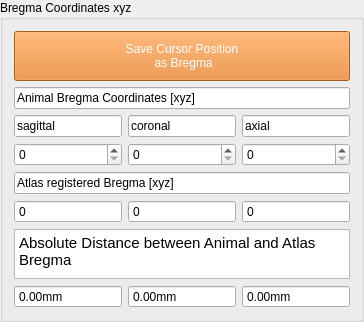
                               <widget class="QGroupBox" name="groupBox_12">
                                <property name="toolTip">
                                 <string>Bregma position marked on this animal's own scan, alongside where it lands in the atlas after registration.</string>
                                </property>
                                <property name="title">
                                 <string>Bregma Coordinates xyz </string>
                                </property>
                                <layout class="QGridLayout" name="gridLayout_136">
                                 <item row="5" column="1">
                                  <widget class="QSpinBox" name="spinBox_atlas_bregma_x">
                                   <property name="toolTip">
                                    <string>Where the atlas predicts bregma to be, in this animal's MRI (read-only)</string>
                                   </property>
                                   <property name="readOnly">
                                    <bool>true</bool>
                                   </property>
                                   <property name="buttonSymbols">
                                    <enum>QAbstractSpinBox::NoButtons</enum>
                                   </property>
                                   <property name="maximum">
                                    <number>1000</number>
                                   </property>
                                  </widget>
                                 </item>
                                 <item row="4" column="1" colspan="3">
                                  <widget class="QLineEdit" name="lineEdit_29">
                                   <property name="text">
                                    <string>Atlas registered Bregma [xyz]</string>
                                   </property>
                                   <property name="readOnly">
                                    <bool>true</bool>
                                   </property>
                                  </widget>
                                 </item>
                                 <item row="6" column="1" colspan="3">
                                  <widget class="QTextEdit" name="textEdit_4">
                                   <property name="sizePolicy">
                                    <sizepolicy hsizetype="Minimum" vsizetype="Minimum">
                                     <horstretch>0</horstretch>
                                     <verstretch>0</verstretch>
                                    </sizepolicy>
                                   </property>
                                   <property name="maximumSize">
                                    <size>
                                     <width>16777215</width>
                                     <height>50</height>
                                    </size>
                                   </property>
                                   <property name="readOnly">
                                    <bool>true</bool>
                                   </property>
                                   <property name="html">
                                    <string>&lt;!DOCTYPE HTML PUBLIC &quot;-//W3C//DTD HTML 4.0//EN&quot; &quot;http://www.w3.org/TR/REC-html40/strict.dtd&quot;&gt;
&lt;html&gt;&lt;head&gt;&lt;meta name=&quot;qrichtext&quot; content=&quot;1&quot; /&gt;&lt;meta charset=&quot;utf-8&quot; /&gt;&lt;style type=&quot;text/css&quot;&gt;
p, li { white-space: pre-wrap; }
hr { height: 1px; border-width: 0; }
li.unchecked::marker { content: &quot;\2610&quot;; }
li.checked::marker { content: &quot;\2612&quot;; }
&lt;/style&gt;&lt;/head&gt;&lt;body style=&quot; font-family:'Ubuntu Sans'; font-size:11pt; font-weight:400; font-style:normal;&quot;&gt;
&lt;p style=&quot; margin-top:0px; margin-bottom:0px; margin-left:0px; margin-right:0px; -qt-block-indent:0; text-indent:0px;&quot;&gt;Absolute Distance between Animal and Atlas Bregma&lt;/p&gt;&lt;/body&gt;&lt;/html&gt;</string>
                                   </property>
                                  </widget>
                                 </item>
                                 <item row="0" column="1" colspan="3">
                                  <widget class="QPushButton" name="pushButton_tp_bregma">
                                   <property name="minimumSize">
                                    <size>
                                     <width>0</width>
                                     <height>50</height>
                                    </size>
                                   </property>
                                   <property name="maximumSize">
                                    <size>
                                     <width>16777215</width>
                                     <height>16777215</height>
                                    </size>
                                   </property>
                                   <property name="toolTip">
                                    <string>Pick the bregma point by clicking it in the MRI view</string>
                                   </property>
                                   <property name="autoFillBackground">
                                    <bool>false</bool>
                                   </property>
                                   <property name="styleSheet">
                                    <string notr="true"> QPushButton { background-color: #e67e22; color: white; } QPushButton:disabled { background-color: #a9713f; color: #cccccc; }</string>
                                   </property>
                                   <property name="text">
                                    <string>Save Cursor Position 
 as Bregma</string>
                                   </property>
                                  </widget>
                                 </item>
                                 <item row="3" column="1">
                                  <widget class="QSpinBox" name="spinBox_tp_bregma_x">
                                   <property name="toolTip">
                                    <string>Bregma coordinate in the subject's own MRI (voxel index)</string>
                                   </property>
                                  </widget>
                                 </item>
                                 <item row="8" column="1">
                                  <widget class="QDoubleSpinBox" name="doubleSpinBox_d_bregmax">
                                   <property name="toolTip">
                                    <string>Per-axis offset between your picked bregma and the atlas-predicted location</string>
                                   </property>
                                   <property name="readOnly">
                                    <bool>true</bool>
                                   </property>
                                   <property name="buttonSymbols">
                                    <enum>QAbstractSpinBox::NoButtons</enum>
                                   </property>
                                   <property name="suffix">
                                    <string>mm</string>
                                   </property>
                                   <property name="maximum">
                                    <double>1500.000000000000000</double>
                                   </property>
                                  </widget>
                                 </item>
                                 <item row="8" column="3">
                                  <widget class="QDoubleSpinBox" name="doubleSpinBox_d_bregmaz">
                                   <property name="toolTip">
                                    <string>Per-axis offset between your picked bregma and the atlas-predicted location</string>
                                   </property>
                                   <property name="readOnly">
                                    <bool>true</bool>
                                   </property>
                                   <property name="buttonSymbols">
                                    <enum>QAbstractSpinBox::NoButtons</enum>
                                   </property>
                                   <property name="suffix">
                                    <string>mm</string>
                                   </property>
                                   <property name="maximum">
                                    <double>1500.000000000000000</double>
                                   </property>
                                  </widget>
                                 </item>
                                 <item row="3" column="3">
                                  <widget class="QSpinBox" name="spinBox_tp_bregma_z">
                                   <property name="toolTip">
                                    <string>Bregma coordinate in the subject's own MRI (voxel index)</string>
                                   </property>
                                  </widget>
                                 </item>
                                 <item row="3" column="2">
                                  <widget class="QSpinBox" name="spinBox_tp_bregma_y">
                                   <property name="toolTip">
                                    <string>Bregma coordinate in the subject's own MRI (voxel index)</string>
                                   </property>
                                  </widget>
                                 </item>
                                 <item row="5" column="3">
                                  <widget class="QSpinBox" name="spinBox_atlas_bregma_z">
                                   <property name="toolTip">
                                    <string>Where the atlas predicts bregma to be, in this animal's MRI (read-only)</string>
                                   </property>
                                   <property name="readOnly">
                                    <bool>true</bool>
                                   </property>
                                   <property name="buttonSymbols">
                                    <enum>QAbstractSpinBox::NoButtons</enum>
                                   </property>
                                   <property name="maximum">
                                    <number>1000</number>
                                   </property>
                                  </widget>
                                 </item>
                                 <item row="5" column="2">
                                  <widget class="QSpinBox" name="spinBox_atlas_bregma_y">
                                   <property name="toolTip">
                                    <string>Where the atlas predicts bregma to be, in this animal's MRI (read-only)</string>
                                   </property>
                                   <property name="readOnly">
                                    <bool>true</bool>
                                   </property>
                                   <property name="buttonSymbols">
                                    <enum>QAbstractSpinBox::NoButtons</enum>
                                   </property>
                                   <property name="maximum">
                                    <number>1000</number>
                                   </property>
                                  </widget>
                                 </item>
                                 <item row="1" column="1" colspan="3">
                                  <widget class="QLineEdit" name="lineEdit_24">
                                   <property name="text">
                                    <string>Animal Bregma Coordinates [xyz]</string>
                                   </property>
                                   <property name="readOnly">
                                    <bool>true</bool>
                                   </property>
                                  </widget>
                                 </item>
                                 <item row="8" column="2">
                                  <widget class="QDoubleSpinBox" name="doubleSpinBox_d_bregmay">
                                   <property name="toolTip">
                                    <string>Per-axis offset between your picked bregma and the atlas-predicted location</string>
                                   </property>
                                   <property name="readOnly">
                                    <bool>true</bool>
                                   </property>
                                   <property name="buttonSymbols">
                                    <enum>QAbstractSpinBox::NoButtons</enum>
                                   </property>
                                   <property name="suffix">
                                    <string>mm</string>
                                   </property>
                                   <property name="maximum">
                                    <double>1500.000000000000000</double>
                                   </property>
                                  </widget>
                                 </item>
                                 <item row="2" column="1">
                                  <widget class="QLineEdit" name="lineEdit_92">
                                   <property name="text">
                                    <string>sagittal</string>
                                   </property>
                                  </widget>
                                 </item>
                                 <item row="2" column="2">
                                  <widget class="QLineEdit" name="lineEdit_93">
                                   <property name="text">
                                    <string>coronal</string>
                                   </property>
                                  </widget>
                                 </item>
                                 <item row="2" column="3">
                                  <widget class="QLineEdit" name="lineEdit_94">
                                   <property name="text">
                                    <string>axial</string>
                                   </property>
                                  </widget>
                                 </item>
                                </layout>
                               </widget>
